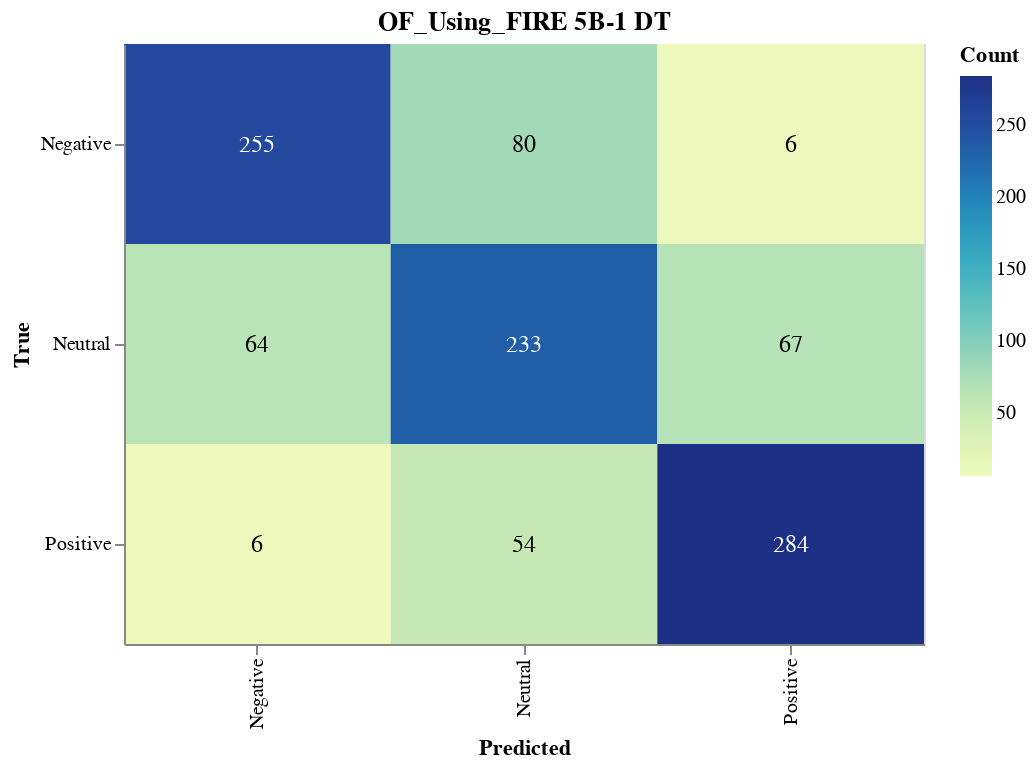

Source (notebook cell):
### Markdown cell above
#### Save Confusion Matrix

### Code cell
import altair as alt
import pandas as pd
from sklearn.metrics import confusion_matrix

# Calculate the confusion matrix
cm = confusion_matrix(true_labels, dt_validation_predictions)

# Define class names
class_names = ['Negative', 'Neutral', 'Positive']

# Convert confusion matrix to DataFrame
cm_df = pd.DataFrame(cm, index=class_names, columns=class_names).reset_index().melt(id_vars='index')
cm_df.columns = ['True', 'Predicted', 'Count']

# Ensure the order of categories
cm_df['True'] = pd.Categorical(cm_df['True'], categories=class_names, ordered=True)
cm_df['Predicted'] = pd.Categorical(cm_df['Predicted'], categories=class_names, ordered=True)

# Create the Altair plot
heatmap = alt.Chart(cm_df).mark_rect().encode(
    x=alt.X('Predicted:O', sort=class_names),
    y=alt.Y('True:O', sort=class_names),
    color='Count:Q',
    tooltip=['True', 'Predicted', 'Count']
).properties(
    width=400,
    height=300,
    title='OF_Using_FIRE 5B-1 DT'
)

# Add text labels
text = heatmap.mark_text(
    align='center',
    baseline='middle',
    fontSize=12
).encode(
    text='Count:Q',
    color=alt.condition(
        alt.datum.Count > cm.max() / 2,
        alt.value('white'),
        alt.value('black')
    )
)

# Combine heatmap and text
final_chart = heatmap + text

# Display the plot
final_chart.show()

### Figure 1 — Vega-Lite specification as saved in the notebook (floating-point values rounded to 4 significant figures)
{"config": {"view": {"continuousWidth": 300, "continuousHeight": 300}}, "layer": [{"mark": {"type": "rect"}, "encoding": {"color": {"field": "Count", "type": "quantitative"}, "tooltip": [{"field": "True", "type": "ordinal"}, {"field": "Predicted", "type": "ordinal"}, {"field": "Count", "type": "quantitative"}], "x": {"field": "Predicted", "sort": ["Negative", "Neutral", "Positive"], "type": "ordinal"}, "y": {"field": "True", "sort": ["Negative", "Neutral", "Positive"], "type": "ordinal"}}, "title": "OF_Using_FIRE 5B-1 DT"}, {"mark": {"type": "text", "align": "center", "baseline": "middle", "fontSize": 12}, "encoding": {"color": {"condition": {"test": "(datum.Count > 142.0)", "value": "white"}, "value": "black"}, "text": {"field": "Count", "type": "quantitative"}, "tooltip": [{"field": "True", "type": "ordinal"}, {"field": "Predicted", "type": "ordinal"}, {"field": "Count", "type": "quantitative"}], "x": {"field": "Predicted", "sort": ["Negative", "Neutral", "Positive"], "type": "ordinal"}, "y": {"field": "True", "sort": ["Negative", "Neutral", "Positive"], "type": "ordinal"}}, "title": "OF_Using_FIRE 5B-1 DT"}], "data": {"name": "data-fadb1d162e1af744e74b5368d2fd951d"}, "height": 300, "width": 400, "$schema": "https://vega.github.io/schema/vega-lite/v5.17.0.json", "datasets": {"data-fadb1d162e1af744e74b5368d2fd951d": [{"True": "Negative", "Predicted": "Negative", "Count": 255}, {"True": "Neutral", "Predicted": "Negative", "Count": 64}, {"True": "Positive", "Predicted": "Negative", "Count": 6}, {"True": "Negative", "Predicted": "Neutral", "Count": 80}, {"True": "Neutral", "Predicted": "Neutral", "Count": 233}, {"True": "Positive", "Predicted": "Neutral", "Count": 54}, {"True": "Negative", "Predicted": "Positive", "Count": 6}, {"True": "Neutral", "Predicted": "Positive", "Count": 67}, {"True": "Positive", "Predicted": "Positive", "Count": 284}]}}
